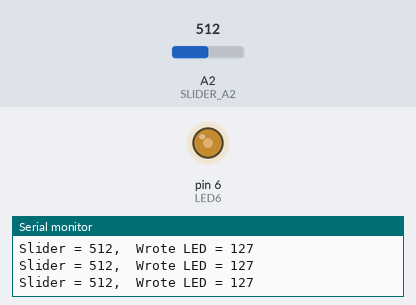
The sketch below on a simulated Arduino Uno, built with avr-gcc and run on an emulated ATmega328P. On the bench: output pins drawn as LEDs (lit = HIGH), the last lines printed to the serial monitor. Inputs (shaded band) come from the test bench; at power-on: A2 (SLIDER_A2) = 512.

Above: at 1.2 s.
1.3 s: A2 (SLIDER_A2) set to 716
At 1.9 s:
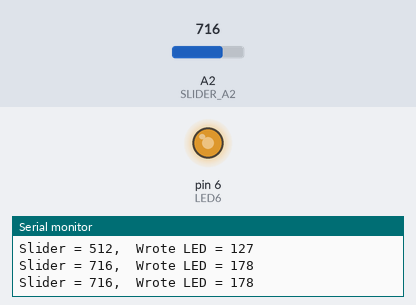
3.0 s: A2 (SLIDER_A2) set to 900
At 4.2 s:
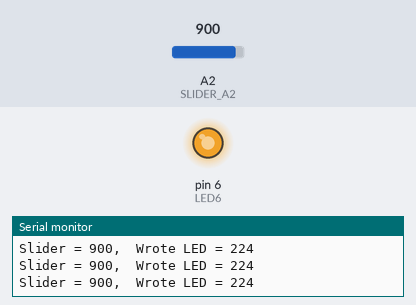
4.5 s: A2 (SLIDER_A2) set to 122
At 5.7 s:
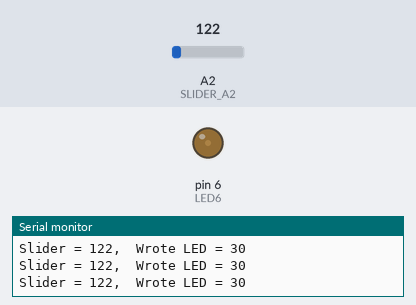
6.0 s: A2 (SLIDER_A2) set to 0
At 7.0 s:
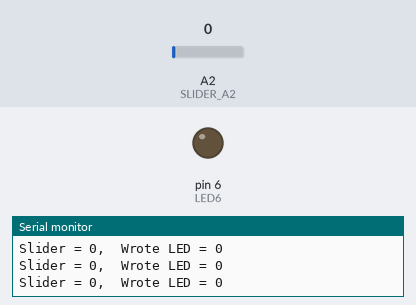
7.5 s: A2 (SLIDER_A2) set to 511
At 8.3 s:
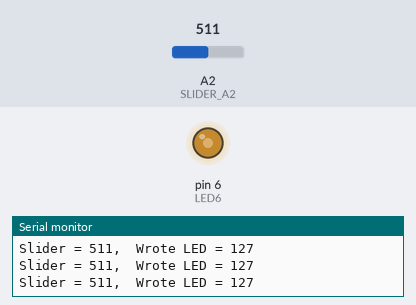
Timing chart, 0 to 10.0 s (numbered marks = the images above; inputs shaded):
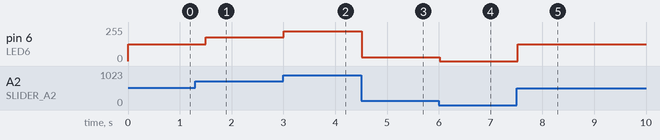

The sketch:

L4_AnalogWriteLED.ino
```cpp
// Pin definitions
#define LED6     6
#define SLIDER_A2  A2 //Matches button 1

void setup()
{
  //Initialize inputs and outputs
  pinMode(LED6, OUTPUT);

  Serial.begin(115200);
  Serial.println("Danger Shield Component: AnalogRead");
}

void loop()
{

  //Read inputs
  int val1 = analogRead(SLIDER_A2); // outputs 0-1023
  Serial.print("Slider = ");
  Serial.print(val1);

  // using MAP command to ratio adjust values.
  //Map the slider level to a value we can set on the LED
  int ledLevel = map(val1, 0, 1023, 0, 255);

  //analogWrite requires 0-255
  //Set the brightness on LED #2 (D6) based on slider 1
  analogWrite(LED6, ledLevel); //Set LED brightness
  Serial.print(",  Wrote LED = ");
  Serial.println(ledLevel);

  delay(250);
}
```

Measured:
- after the input at 1.3 s, pin 6 (LED6): 127/255 → 178/255 after 0.21 s
- after the input at 3.0 s, pin 6 (LED6): 178/255 → 224/255 at once
- after the input at 4.5 s, pin 6 (LED6): 224/255 → 30/255 at once
- after the input at 6.0 s, pin 6 (LED6): 30/255 → 0/255 at once
- after the input at 7.5 s, pin 6 (LED6): 0/255 → 127/255 at once
